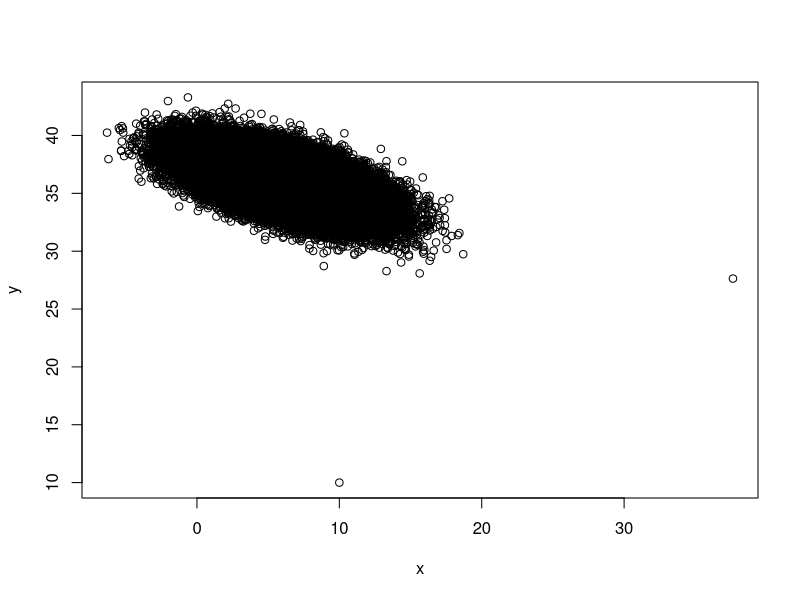
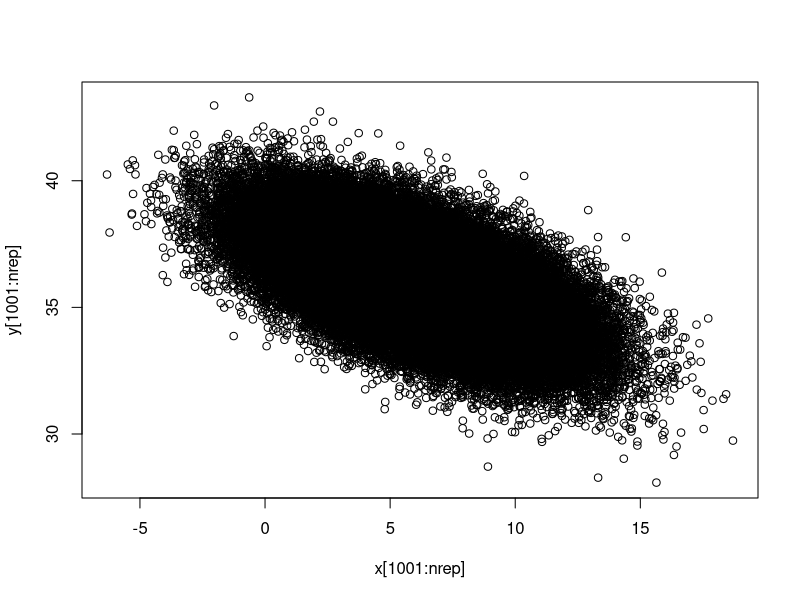

Reproduce these figures in R, in order.
#how many replications we want
nrep <-100000
#If we graph the target density we will notice the variance is about 5 or so.
stdev <- 0.15
#this gives me empty vectors of size nrep
x <- rep(NA, nrep)
y <- rep(NA, nrep)

#start point (we should pick it within the range)
x[1] <- 10
y[1] <- 10
mux <- 6
muy <- 36
sigx <- 3
sigy <- 1.6
rho <- -0.6
for(i in 1:(nrep - 1)){
  #Pick my new point from a normal distribution centered at the old x
  # the number 1 indicates we want one point
  x[i+1] <- rnorm(1, mux+(sigx/sigy)*rho*(y[i]-muy), sqrt((1-rho^2)*sigx^2))
  y[i+1] <- rnorm(1, muy+(sigy/sigx)*rho*(x[i+1]-mux), sqrt((1-rho^2)*sigy^2))
}

mean(x[1001:nrep])
var(x[1001:nrep])
mean(y[1001:nrep])
var(y[1001:nrep])

#95% credible interval from resulting data
quantile(x, 0.025)
quantile(x, 0.975)
quantile(y, 0.025)
quantile(y, 0.975)

plot(x,y)
plot(x[1001:nrep],y[1001:nrep])
sum(ifelse(x[1001:nrep]<5 & y[1001:nrep] < 40,1,0))/(nrep-1000)
